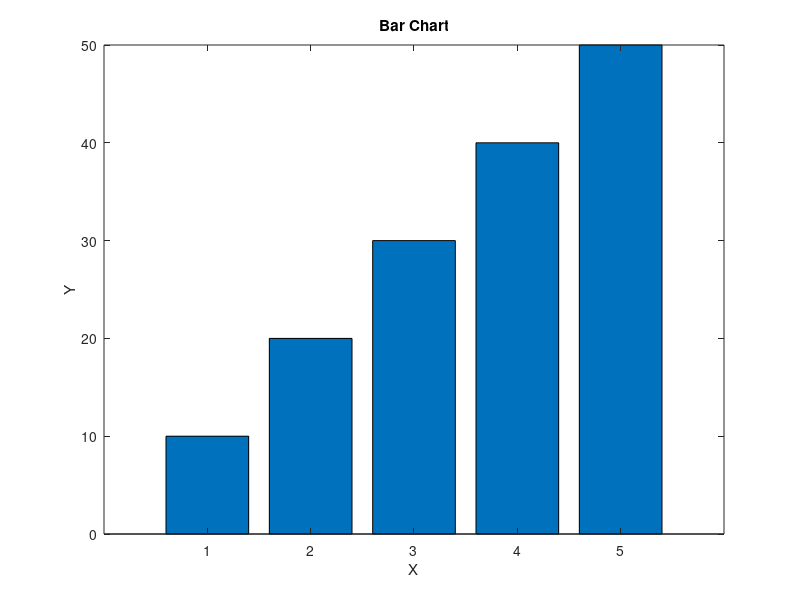

This chart was generated by the following MATLAB code:
% Parametric Space Curve

% Define the parameter t
t = linspace(0, 2*pi, 1000);

% Define the x, y, and z coordinates as functions of t
x = cos(t);
y = sin(t);
z = t;

% Plot the curve in 3D
plot3(x, y, z, 'LineWidth', 2);
xlabel('X');
ylabel('Y');
zlabel('Z');
title('Parametric Space Curve');


% Polygon with Vertices

% Define the vertices of the polygon
x = [0 1 1 0];
y = [0 0 1 1];

% Plot the polygon
patch(x, y, 'r');
axis equal;
xlabel('X');
ylabel('Y');
title('Polygon with Vertices');


% 3D Contour Lines

% Define the function to plot
[X,Y,Z] = peaks(25);

% Plot the contour lines
contour3(X,Y,Z,20);
xlabel('X');
ylabel('Y');
zlabel('Z');
title('3D Contour Lines');


% Pie Chart

% Define the data to plot
data = [20 30 50];

% Plot the pie chart
pie(data);
legend({'Slice 1', 'Slice 2', 'Slice 3'});
title('Pie Chart');


% Bar Chart

% Define the data to plot
data = [10 20 30 40 50];

% Plot the bar chart
bar(data);
xlabel('X');
ylabel('Y');
title('Bar Chart');


